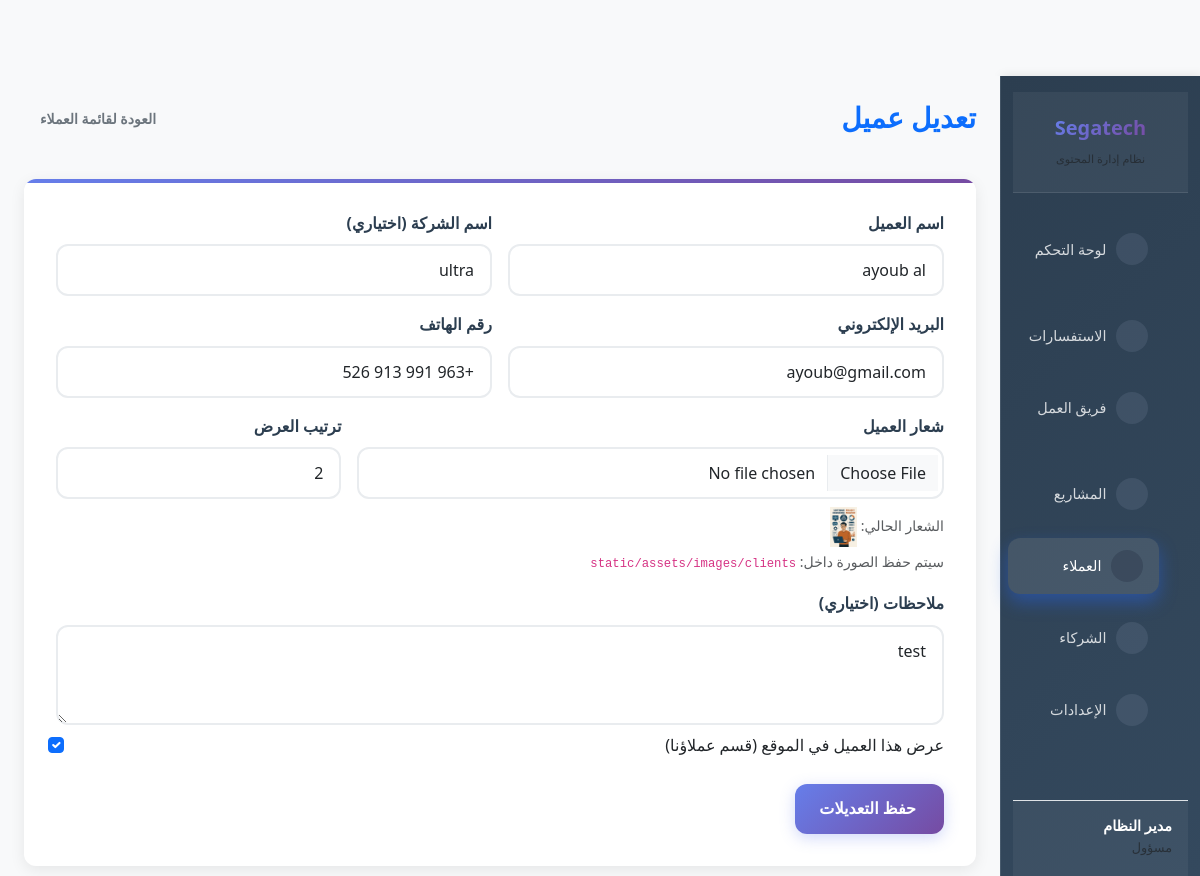
/admin/clients/2/edit (signed in), run on the app's committed database.
### backend/app.py (models this page shows)
class SiteSettings(db.Model):
    id = db.Column(db.Integer, primary_key=True)
    company_name = db.Column(db.String(200), default='Segatech')
    official_email = db.Column(db.String(200), default='ceo@segatech.site')
    admin_code = db.Column(db.String(100), default='1234')
    phone_number = db.Column(db.String(50), default='+963 968 000 580')
    whatsapp_number = db.Column(db.String(50), default='+963968000580')
    address = db.Column(db.String(200), default='سوريا - دمشق')
    facebook = db.Column(db.String(300))
    instagram = db.Column(db.String(300))
    linkedin = db.Column(db.String(300))
    github = db.Column(db.String(300))

class Client(db.Model):
    id = db.Column(db.Integer, primary_key=True)
    name = db.Column(db.String(150), nullable=False)
    email = db.Column(db.String(100))
    phone = db.Column(db.String(30))
    company = db.Column(db.String(150))
    notes = db.Column(db.Text)
    created_at = db.Column(db.DateTime, default=datetime.utcnow)
    logo_url = db.Column(db.String(300))              # مسار/رابط شعار العميل
    is_active = db.Column(db.Boolean, default=True)   # يظهر في الموقع أو لا
    sort_order = db.Column(db.Integer, default=0)     # لترتيب عرض العملاء

### backend/app.py (the view, shortened to what this page needs)
@app.route('/admin/clients/<int:client_id>/edit', methods=['GET', 'POST'])
def admin_client_edit(client_id):
    if not session.get('is_admin'):
        return redirect(url_for('admin_login', next=request.path))
    client = Client.query.get_or_404(client_id)
    return render_template('admin_client_form.html', client=client)

### backend/app.py (called while the page is built, shortened)
def get_site_settings():
    settings = SiteSettings.query.first()
    return settings

@app.context_processor
def inject_settings():
    settings = get_site_settings()
    return dict(site_settings=settings)

@app.before_request
def create_tables():
    db.create_all()

@app.before_request
def log_visit():
    if request.path.startswith('/static'):
        return
    if request.path.startswith('/admin'):
        return

### backend/templates/admin_client_form.html (shortened to what this page needs)
<!DOCTYPE html>
<html lang="ar" dir="rtl">
<head>
    <link href="https://cdn.jsdelivr.net/npm/bootstrap@5.3.0/dist/css/bootstrap.min.css" rel="stylesheet">
    <link rel="stylesheet" href="{{ url_for('static', filename='css/style.css') }}">
</head>
<body class="dashboard-body">
    <div class="container-fluid">
        <div class="row">
            {% include 'partials/sidebar_admin.html' %}
            <main class="col-md-9 ms-sm-auto col-lg-10 px-md-4 main-content">
                <div class="d-flex justify-content-between align-items-center pt-4 pb-3 mb-4">
                    <div>
                        <h1 class="h3 mb-1 fw-bold text-primary">
                            {% if client %}تعديل عميل{% else %}إضافة عميل جديد{% endif %}
                        </h1>
                    </div>
                    <a href="{{ url_for('admin_clients') }}" class="btn btn-outline-secondary btn-sm">
                         العودة لقائمة العملاء
                    </a>
                </div>
                <div class="card dashboard-card">
                    <div class="card-body">
                        <form method="POST" enctype="multipart/form-data">
                            <div class="row g-3">
                                <div class="col-md-6">
                                    <label class="form-label fw-semibold">اسم العميل</label>
                                    <input type="text" name="name" class="form-control"
                                        value="{{ client.name if client else '' }}" required>
                                </div>
                                <div class="col-md-6">
                                    <label class="form-label fw-semibold">اسم الشركة (اختياري)</label>
                                    <input type="text" name="company" class="form-control"
                                        value="{{ client.company if client else '' }}">
                                </div>
                                <div class="col-md-6">
                                    <label class="form-label fw-semibold">البريد الإلكتروني</label>
                                    <input type="email" name="email" class="form-control"
                                        value="{{ client.email if client else '' }}">
                                </div>
                                <div class="col-md-6">
                                    <label class="form-label fw-semibold">رقم الهاتف</label>
                                    <input type="text" name="phone" class="form-control"
                                        value="{{ client.phone if client else '' }}">
                                </div>
                                <div class="col-md-8">
                                    <label class="form-label fw-semibold">شعار العميل</label>
                                    <input type="file" name="logo_file" class="form-control" accept="image/*">
                                    {% if client and client.logo_url %}
                                    <small class="text-muted d-block mt-2">
                                        الشعار الحالي:
                                        <img src="{{ url_for('static', filename=client.logo_url) }}"
                                            alt="{{ client.name }}" style="height:40px;">
                                    </small>
                                    {% endif %}
                                    <small class="text-muted d-block mt-1">
                                        سيتم حفظ الصورة داخل:
                                        <code>static/assets/images/clients</code>
                                    </small>
                                </div>
                                <div class="col-md-4">
                                    <label class="form-label fw-semibold">ترتيب العرض</label>
                                    <input type="number" name="sort_order" class="form-control"
                                        value="{{ client.sort_order if client else 0 }}">
                                </div>
                                <div class="col-12">
                                    <label class="form-label fw-semibold">ملاحظات (اختياري)</label>
                                    <textarea name="notes" class="form-control"
                                        rows="3">{{ client.notes if client else '' }}</textarea>
                                </div>
                                <div class="col-12 form-check mt-2">
                                    <input type="checkbox" name="is_active" id="is_active" class="form-check-input" {%
                                        if client is none or client.is_active %}checked{% endif %}>
                                    <label class="form-check-label" for="is_active">
                                        عرض هذا العميل في الموقع (قسم عملاؤنا)
                                    </label>
                                </div>
                            </div>
                            <div class="mt-4">
                                <button type="submit" class="btn btn-primary">
                                    {% if client %}حفظ التعديلات{% else %}إضافة العميل{% endif %}
                                </button>
                            </div>
                        </form>
                    </div>
                </div>
            </main>
        </div>
    </div>
</body>
</html>

### backend/templates/partials/sidebar_admin.html (shortened to what this page needs)
<nav class="col-md-3 col-lg-2 d-md-block sidebar">
    <div class="position-sticky pt-3 d-flex flex-column h-100">
        <div class="sidebar-header p-4 border-bottom">
            <div class="d-flex align-items-center justify-content-center">
                <h5 class="mb-0 text-gradient fw-bold">{{ site_settings.company_name }}</h5>
            </div>
            <div class="sidebar-subtitle text-center mt-2">
                <small class="text-muted">نظام إدارة المحتوى</small>
            </div>
        </div>
        <ul class="nav flex-column mt-4 sidebar-menu">
            <li class="nav-item mb-2">
                <a class="nav-link sidebar-link {% if request.endpoint == 'admin_dashboard_page' %}active{% endif %}"
                    href="{{ url_for('admin_dashboard_page') }}">
                    <span class="icon-wrapper">
                    </span>
                    <span class="link-text">لوحة التحكم</span>
                </a>
            </li>
            <li class="nav-item mb-2">
                <a class="nav-link sidebar-link {% if request.endpoint == 'admin_inquiries' %}active{% endif %}"
                    href="{{ url_for('admin_inquiries') }}">
                    <span class="icon-wrapper">
                    </span>
                    <span class="link-text">الاستفسارات</span>
                </a>
            </li>
            <li class="nav-item mb-2">
                <a class="nav-link sidebar-link {% if request.endpoint in ['admin_team', 'admin_team_new', 'admin_team_edit'] %}active{% endif %}"
                    href="{{ url_for('admin_team') }}">
                    <span class="icon-wrapper">
                    </span>
                    <span class="link-text">فريق العمل</span>
                </a>
            </li>
            <li class="nav-item mb-2">
                <a class="nav-link sidebar-link {% if request.endpoint in ['admin_projects', 'admin_project_new', 'admin_project_edit'] %}active{% endif %}"
                    href="{{ url_for('admin_projects') }}">
                    <span class="icon-wrapper">
                    </span>
                    <span class="link-text">المشاريع</span>
                </a>
            </li>
            <li class="nav-item mb-2">
                <a class="nav-link sidebar-link {% if request.endpoint in ['admin_clients', 'admin_client_new', 'admin_client_edit'] %}active{% endif %}"
                    href="{{ url_for('admin_clients') }}">
                    <span class="icon-wrapper">
                    </span>
                    <span class="link-text">العملاء</span>
                </a>
            </li>
            <li class="nav-item mb-2">
                <a class="nav-link sidebar-link
       {% if request.endpoint in ['admin_partners', 'admin_partner_new', 'admin_partner_edit'] %}active{% endif %}"
                    href="{{ url_for('admin_partners') }}">
                    <span class="icon-wrapper">
                    </span>
                    <span class="link-text">الشركاء</span>
                </a>
            </li>
            <li class="nav-item mb-2">
                <a class="nav-link sidebar-link {% if request.endpoint == 'admin_settings' %}active{% endif %}"
                    href="{{ url_for('admin_settings') }}">
                    <span class="icon-wrapper">
                    </span>
                    <span class="link-text">الإعدادات</span>
                </a>
            </li>
        </ul>
        <div class="sidebar-user mt-auto p-3 border-top">
            <div class="d-flex align-items-center">
                <div class="user-info flex-grow-1">
                    <h6 class="mb-0">مدير النظام</h6>
                    <small class="text-muted">مسؤول</small>
                </div>
                <div class="user-actions">
                    <a href="{{ url_for('admin_logout') }}" class="btn btn-sm btn-outline-danger" title="تسجيل الخروج">
                    </a>
                </div>
            </div>
        </div>
    </div>
</nav>

### data on the page
SiteSettings: company_name "Segatech"
Client: name "ayoub al", company "ultra", email "ayoub@gmail.com", phone "+963 991 913 526", logo_url (picture), sort_order "2", notes "test", is_active "☑"
